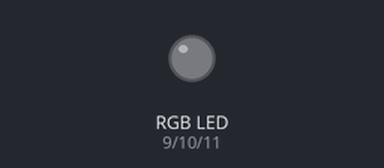
Bench run of a sketch on a simulated Arduino Uno, built with avr-gcc and run on an emulated ATmega328P. On the bench: an RGB LED mixed from three pins (HIGH = lit).

Above: at 0.5 s.
At 1.5 s:
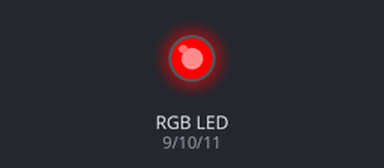
At 2.5 s:
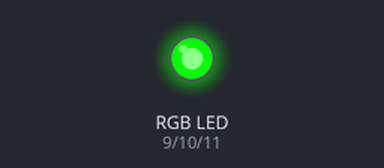
At 3.5 s:
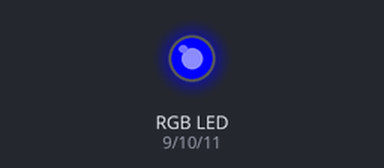
Timing chart, 0 to 5.2 s (numbered marks = the images above):
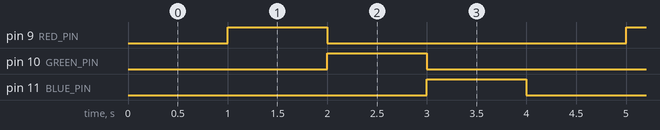

Measured:
- by itself, pin 9 (RED_PIN), pin 10 (GREEN_PIN), pin 11 (BLUE_PIN): alternates HIGH for 1.0 s and LOW for 3.0 s
- by itself, everything shown: repeats every 4.0 s, in 4 steps

The sketch:

rgb-led.ino
```cpp
/*
SparkFun Inventor's Kit
Example sketch 03

RGB LED

Make an RGB LED display a rainbow of colors!

Hardware connections:

An RGB LED is actually three LEDs (red, green, and blue) in
one package. When you run them at different brightnesses,
the red, green and blue mix to form new colors.

Starting at the flattened edge of the flange on the LED,
the pins are ordered RED, COMMON, GREEN, BLUE.

Connect RED to a 330 ohm resistor. Connect the other end
of the resistor to Arduino digital pin 9.

Connect COMMON pin to GND.

Connect GREEN to a 330 ohm resistor. Connect the other end
of the resistor to Arduino digital pin 10.

Connect BLUE to a 330 ohm resistor. Connect the other end
of the resistor to Arduino digital pin 11.

This sketch was written by SparkFun Electronics,
with lots of help from the Arduino community.
Visit http://learn.sparkfun.com/products/2 for SIK information.
Visit http://www.arduino.cc to learn about the Arduino.

Version 2.0 6/2012 MDG
*/
//code and circuit from: https://learn.sparkfun.com/tutorials/sik-experiment-guide-for-arduino---v32/experiment-3-driving-an-rgb-led
//PART OF THE ORIGINAL DEMO CODE WAS REMOVED BECAUSE IT DID NOT FIT OUR PURPOSE. WE ONLY UTILIZED THE PART THAT DID.
// First we'll define the pins by name to make the sketch
// easier to follow.

// Here's a new trick: putting the word "const" in front of a
// variable indicates that this is a "constant" value that will
// never change. (You don't have to do this, but if you do, the
// Arduino will give you a friendly warning if you accidentally
// try to change the value, so it's considered good form.)

const int RED_PIN = 9;
const int GREEN_PIN = 10;
const int BLUE_PIN = 11;


void setup()
{
// Here we'll configure the Arduino pins we're using to
// drive the LED to be outputs:

pinMode(RED_PIN, OUTPUT);
pinMode(GREEN_PIN, OUTPUT);
pinMode(BLUE_PIN, OUTPUT);
}


void loop()
{
// In this sketch, we'll start writing our own functions.
// This makes the sketch easier to follow by dividing up
// the sketch into sections, and not having everything in
// setup() or loop().

// We'll show you two ways to run the RGB LED.

// The first way is to turn the individual LEDs (red, blue,
// and green) on and off in various combinations. This gives you
// a total of eight colors (if you count "black" as a color).

// We've written a function called mainColors() that steps
// through all eight of these colors. We're only "calling" the
// function here (telling it to run). The actual function code
// is further down in the sketch.

mainColors();

// The above function turns the individual LEDs full-on and
// full-off. If you want to generate more than eight colors,
// you can do so by varying the brightness of the individual
// LEDs between full-on and full-off.

// The analogWrite() function lets us do this. This function
// lets you dim a LED from full-off to full-on over 255 steps.

}


// Here's the mainColors() function we've written.

// This function displays the eight "main" colors that the RGB LED
// can produce. If you'd like to use one of these colors in your
// own sketch, you cancopy and paste that section into your code.

void mainColors()
{
// Off (all LEDs off):

digitalWrite(RED_PIN, LOW);
digitalWrite(GREEN_PIN, LOW);
digitalWrite(BLUE_PIN, LOW);

delay(1000);

// Red (turn just the red LED on):

digitalWrite(RED_PIN, HIGH);
digitalWrite(GREEN_PIN, LOW);
digitalWrite(BLUE_PIN, LOW);

delay(1000);

// Green (turn just the green LED on):

digitalWrite(RED_PIN, LOW);
digitalWrite(GREEN_PIN, HIGH);
digitalWrite(BLUE_PIN, LOW);

delay(1000);

// Blue (turn just the blue LED on):

digitalWrite(RED_PIN, LOW);
digitalWrite(GREEN_PIN, LOW);
digitalWrite(BLUE_PIN, HIGH);

delay(1000);
}
```
